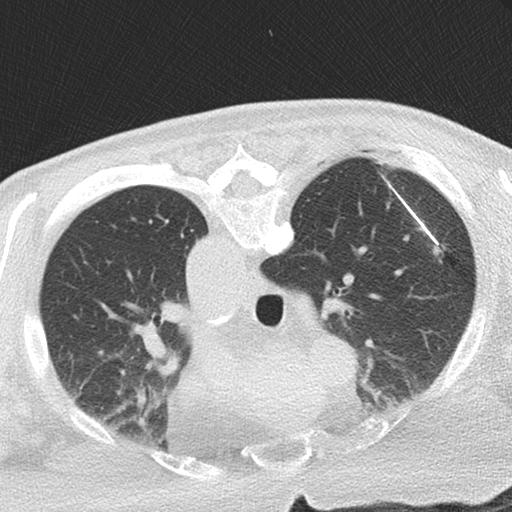
#> input picture NeedleImages/10479.jpg, 512 x 512 px; its folder holds 4 pictures in this run
$ python import_images.py
#> lines starting #> are read from the running program, lines starting #| are printed output that depends on the picture
'''
import_images.py
    determine whether images are greyscale
    convert to greyscale if RGB
    file i/o to load images, matrix manipulation, standardization
'''

import PIL
import os
from skimage.io import imread_collection

dir_name = 'NeedleImages/'
imgs = []
greyscale = []

# creating a collection with the available images
col = imread_collection(os.path.join(dir_name, '*.jpg'))
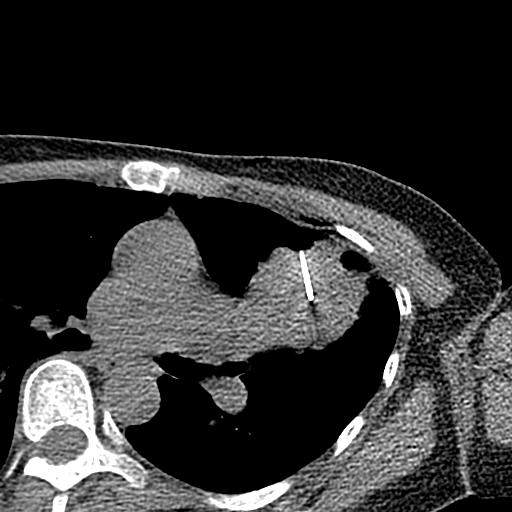
#> input picture NeedleImages/10831.jpg, 512 x 512 px
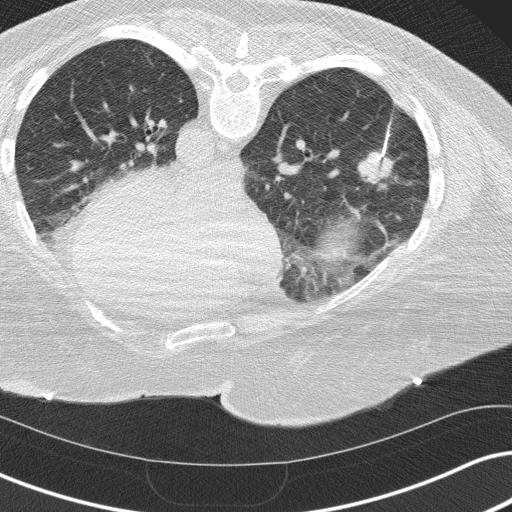
#> input picture NeedleImages/10832.jpg, 512 x 512 px
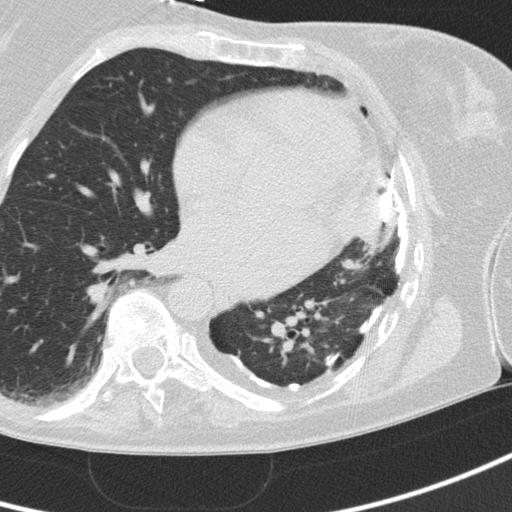
#> input picture NeedleImages/10961.jpg, 512 x 512 px
# select one image for analysis
#> (the run stopped early here; a loop or call above may not have finished)
